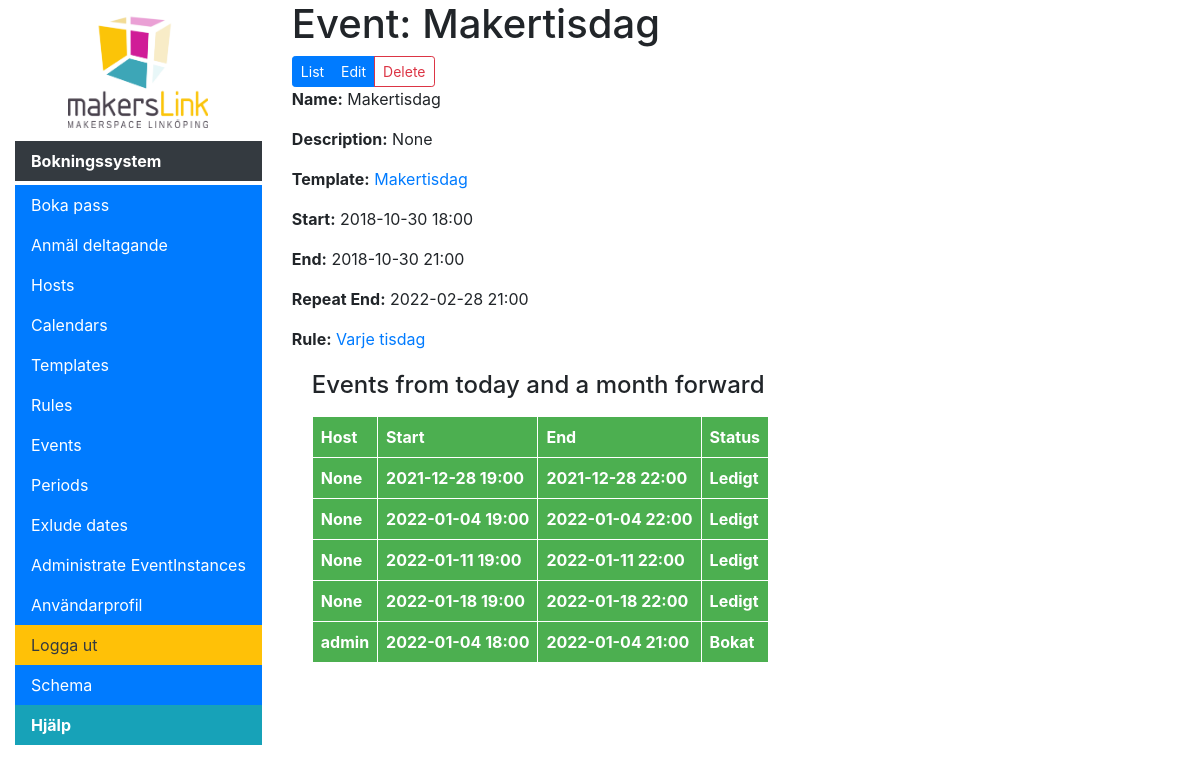
The app's page /scheduler/event/9 (signed in) with its own data.
### scheduler/models.py (models this page shows, shortened)
class Event(models.Model):
    name = models.CharField(
        max_length=50, help_text="Enter a human-friendly name for this type of Event")
    description = models.CharField(
        max_length=300, help_text="Enter a description for this type of Event", null=True, blank=True)
    template = models.ForeignKey('EventTemplate', on_delete=models.SET_NULL, null=True,
                                 help_text="Select a template for how scheduled Events will look in the calendar.")
    start = models.DateTimeField(
        help_text="Start of event repetition and start time of events", db_index=True)
    end = models.DateTimeField(
        help_text="End time of events, must be after start", db_index=True)
    repeat_end = models.DateTimeField(
        help_text="Date to end repetition, must be after start", null=True, blank=True)
    rule = models.ForeignKey('SchedulingRule', null=True, blank=True,
                             help_text="Select '----' for a one time only event.", on_delete=models.SET_NULL)
    class Meta:
        ordering = ["-start"]
        constraints = [
            models.CheckConstraint(
                check=Q(start__lt=F('end')),
                name='check_start_before_end'
            ),
            models.CheckConstraint(
                check=Q(start__lt=F('repeat_end')),
                name='check_start_before_repeat_end'
            ),
        ]
    def create_eventinstance(self, start, end=None):
        if end is None:
            end = start + (self.end - self.start)
        period = SchedulingPeriod.objects.filter(
            start__lte=start, end__gte=end)
        if period.count() == 1:
            period = period[0]
        else:
            period = None
        event = EventInstance(id=None, event=self, start=start,
                              end=end, status=0, period=period)
        return event
    def get_event_list(self, from_date, until_date):
        event_list = []
        if self.start > until_date:
            return event_list
        if self.rule is not None:
            event_duration = self.end - self.start
            if self.start > from_date:
                from_date = self.start
            else:
                tz = pytz.timezone(settings.TIME_ZONE)
                from_date = datetime.datetime.combine(from_date.date(), self.start.astimezone(
                    tz).time()).astimezone(pytz.timezone("utc"))
            if self.repeat_end and self.repeat_end < until_date:
                until_date = self.repeat_end
            start_list = self.rule.get_events(from_date, until_date)
            for startdate in start_list:
                event_instance = self.create_eventinstance(
                    startdate, startdate+event_duration)
                if event_instance.period:
                    event_list.append(event_instance)
        else:
            event_instance = self.create_eventinstance(self.start)
            if event_instance.period:
                event_list.append(event_instance)
        return event_list
    """
    Retrieves events between two dates
    If replace=True it replaces generated events with actual objects from DB
    If replace=False it removes generated events where there is an actual object in DB but does not replace it.
    """
    def get_events(self, from_date, until_date, replace=True):
        event_instances = self.eventinstance_set.all()
        event_replacer = EventReplacer(event_instances)
        generated_events = self.get_event_list(from_date, until_date)
        final_eventlist = []
        for event_instance in generated_events:
            if event_replacer.has_eventinstance(event_instance):
                if replace:
                    final_eventlist.append(
                        event_replacer.get_eventinstance(event_instance))
            else:
                final_eventlist.append(event_instance)
        if replace:
            final_eventlist += event_replacer.get_straggling_eventinstances(
                from_date, until_date)
        return final_eventlist

class EventTemplate(models.Model):
    name = models.CharField(
        max_length=50, help_text="Enter a human-friendly name for this template")
    count_key = models.CharField(
        max_length=1, help_text="Key displayed when counting participantcy", default='D')
    title = models.CharField(
        max_length=100, help_text="Enter title to be used for booking")
    header = models.CharField(
        max_length=200, help_text="Enter a, optional, header for the event to be inserted after the hosts name into the descriptionfield in the calendar event.", null=True, blank=True)
    body = models.TextField(
        max_length=1000, help_text="Enter a larger body of text to be inserted after the header in the description field in the calendar event", null=True, blank=True)
    num_participants = models.IntegerField(
        default=0, help_text="Number of participants, -1 for infinite")
    calendar = models.ForeignKey('SchedulingCalendar', on_delete=models.SET_NULL,
                                 null=True, help_text="Select the calendar to sync events to.")
    synchronize = models.BooleanField(
        default=True, help_text="If active, scheduled events will be synced to Google calendar upon creation.")
    class Meta:
        ordering = ["name"]
    def __str__(self):
        return self.name

class SchedulingRule(models.Model):
    freqs = (
        ("YEARLY", "Yearly"),
        ("MONTHLY", "Monthly"),
        ("WEEKLY", "Weekly"),
        ("DAILY", "Daily"),
    )
    _week_days = {
        'MO': MO,
        'TU': TU,
        'WE': WE,
        'TH': TH,
        'FR': FR,
        'SA': SA,
        'SU': SU
    }
    name = models.CharField(max_length=50)
    description = models.TextField()
    frequency = models.CharField("frequency", choices=freqs, max_length=10)
    params = models.TextField("params", blank=True)
    use_exclusions = models.BooleanField(default=True,
                                         help_text="If active, this rule for generating dates will ignore excluded dates generated dates falling on those dates will not be added.")
    def rrule_frequency(self):
        compatibility_dict = {
            'DAILY': DAILY,
            'MONTHLY': MONTHLY,
            'WEEKLY': WEEKLY,
            'YEARLY': YEARLY
        }
        return compatibility_dict[self.frequency]
    def _weekday_or_number(self, param):
        try:
            return int(param)
        except (TypeError, ValueError):
            uparam = str(param).upper()
            if uparam in SchedulingRule._week_days:
                return SchedulingRule._week_days[uparam]
    def get_params(self, extra_params=""):
        total_params = self.params + ";" + extra_params
        params = total_params.split(';')
        param_dict = []
        for param in params:
            param = param.split(':')
            if len(param) != 2:
                continue
            param = (
                str(param[0]).lower(),
                [x for x in
                 [self._weekday_or_number(v) for v in param[1].split(',')]
                 if x is not None],
            )
            if len(param[1]) == 1:
                param_value = self._weekday_or_number(param[1][0])
                param = (param[0], param_value)
            param_dict.append(param)
        return dict(param_dict)
    def get_events(self, dtstart=None, until=None, extra_params=""):
        params = self.get_params(extra_params=extra_params)
        if (('until' in params) and until):
            del params['until']
        if((until is None) and not('count' in params) and not('until' in params)):
            params['count'] = 10
        if(dtstart is None):
            dtstart = datetime.datetime.now()
        frequency = self.rrule_frequency()
        if until:
            until = until.astimezone(pytz.timezone(settings.TIME_ZONE))
            until = until.replace(tzinfo=None)
        dtstart = dtstart.astimezone(pytz.timezone(settings.TIME_ZONE))
        dtstart = dtstart.replace(tzinfo=None)
        rules = rruleset()
        rules.rrule(rrule(frequency, dtstart=dtstart, until=until, **params))
        if self.use_exclusions:
            if until:
                rule_exclusions = SchedulingRuleExclusion.objects.filter(
                    excluded_date__range=(dtstart.date(), until.date()))
            else:
                rule_exclusions = SchedulingRuleExclusion.objects.filter(
                    excluded_date__gte=dtstart.date())
            for rule_exclusion in rule_exclusions:
                excluded_date = rule_exclusion.excluded_date
                exclusion = dtstart.replace(
                    year=excluded_date.year, month=excluded_date.month, day=excluded_date.day)
                rules.exdate(exclusion)
        events = rules
        tz = pytz.timezone(settings.TIME_ZONE)
        updatedEvents = []
        for event in events:
            updatedEvents.append(tz.normalize(
                tz.localize(event)).astimezone(pytz.utc))
        return updatedEvents

class EventInstance(models.Model):
    STATUS = (
        (-1, 'Ombokning krävs'),
        (0, 'Ledigt'),
        (1, 'Bokat'),
        (2, 'Inställt'),
    )
    id = models.UUIDField(primary_key=True, default=uuid.uuid4,
                          editable=False, help_text="Unique ID for this bookinginstance")
    google_calendar_booking_id = models.CharField(
        max_length=300, help_text="Unique ID from google after instance is created", null=True, blank=True)
    host = models.ForeignKey(
        'accounts.User', on_delete=models.SET_NULL, null=True)
    participants = models.ManyToManyField(
        'accounts.User', related_name="participants", related_query_name="participant", blank=True)
    event = models.ForeignKey('Event', on_delete=models.SET_NULL, null=True)
    start = models.DateTimeField(help_text="Start of event")
    end = models.DateTimeField(help_text="End of event")
    status = models.IntegerField(
        default=0, choices=STATUS, help_text="Instance status")
    period = models.ForeignKey(
        'SchedulingPeriod', on_delete=models.SET_NULL, null=True, blank=True)
    unique_title = models.CharField(max_length=100, default="", blank=True,
                                    help_text="Enter title to be inserted before the header when cancelling, leave blank to use default: {}".format(settings.CANCELLED_TITLE))
    unique_description = models.CharField(max_length=400, default="", blank=True,
                                          help_text="Enter a description for a cancelled event, leave blank to use default: {}".format(settings.CANCELLED_DESCRIPTION))
    @property
    def statusText(self):
        return EventInstance.STATUS[self.status + 1][1]
    @property
    def title(self):
        return self.event.template.title
    @property
    def header(self):
        return self.event.template.header
    class Meta:
        ordering = ["start", "end"]
        unique_together = ('event', 'start', 'end')
        constraints = [
            models.CheckConstraint(
                check=Q(start__lt=F('end')),
                name='check_instance_start_before_end'
            ),
        ]
    def display_host(self):
        return ''.join([self.host.email])
    display_host.short_description = "Host"

### accounts/models.py (models this page shows, shortened)
class User(AbstractBaseUser, PermissionsMixin):
    USERNAME_FIELD = 'email'
    REQUIRED_FIELDS = ['slackId']
    class Meta:
        verbose_name = 'user'
        verbose_name_plural = 'users'
    objects = UserManager()
    slackIdValid = RegexValidator(r'^((?!@).)*$', 'Ange ditt slacknamn utan @-tecken.',
            code='invalid_slackId')
    email = models.EmailField(unique=True, verbose_name="E-post")
    slackId = models.CharField(max_length=100, verbose_name="Slacknamn", unique=True, blank=False, null=False, validators=[slackIdValid])
    is_active = models.BooleanField(default=False)
    is_staff = models.BooleanField(default=False)
    is_registration_complete = models.BooleanField(default=False)

### scheduler/views.py (the view)
# urls.py: path('event/<int:pk>', views.EventDetailView.as_view(), name='event-detail'),
class EventDetailView(UserIsStaffMixin, generic.DetailView):
    model = Event
    def get_context_data(self, **kwargs):
        start = datetime.now(timezone.utc).replace(
            hour=0, minute=0, second=0, microsecond=0)
        end = start+relativedelta(months=+1)
        context = super(EventDetailView, self).get_context_data(**kwargs)
        events = self.object.get_events(start, end)
        context['eventlist'] = events
        return context

### scheduler/context_processors.py (called while the page is built)
def extra_menu_processor(request):
    extra = {}
    if hasattr(settings, "MENU_TITLE"):
    	extra['menu_title'] = settings.MENU_TITLE
    if hasattr(settings, "LOGO"):
        extra['logo'] = settings.LOGO
    if hasattr(settings, "MENU_EXTRA"):
        extra['menu_extra'] = settings.MENU_EXTRA
    return extra

### scheduler/models.py (called while the page is built)
    def has_eventinstance(self, event_instance):
        try:
            return (event_instance.event.id, event_instance.start, event_instance.end) in self.lookup
        except TypeError:
            if not self.lookup:
                return False
            else:
                raise TypeError(
                    'A problem with checking if an actual EventInstace exists occured!')

    def get_straggling_eventinstances(self, from_date, until_date):
        return [event_instance for _, event_instance in list(self.lookup.items()) if (event_instance.start < until_date and event_instance.start >= from_date and not event_instance.status == 2)]

### scheduler/views.py (called while the page is built)
    def test_func(self):
        return self.request.user.is_staff

### scheduler/templates/scheduler/event_detail.html (shortened to what this page needs)
{% extends "base_generic.html" %}
{% block content %}
  <h1>Event: {{ event.name }}</h1>
  <div class="btn-toolbar">
    <div class="btn-group btn-group-toggle">
      <a class="btn btn-primary btn-sm" role="button" href="{% url 'events' %}">List</a>
      <a class="btn btn-primary btn-sm" role="button" href="{% url 'event-update' pk=event.pk %}">Edit</a>
      <a class="btn btn-outline-danger btn-sm" role="button" href="{% url 'event-delete' pk=event.pk %}">Delete</a>
    </div>
  </div>
  <p><strong>Name:</strong> {{ event.name }}</p>
  <p><strong>Description:</strong> {{ event.description }}</p>
  <p><strong>Template:</strong> <a href="{% url 'template-detail' pk=event.template.pk %}">{{ event.template }}</a></p>
  <p><strong>Start:</strong> {{ event.start |date:"Y-m-d H:i"}}</p>
  <p><strong>End:</strong> {{ event.end |date:"Y-m-d H:i"}}</p>
  <p><strong>Repeat End:</strong> {{ event.repeat_end |date:"Y-m-d H:i"}}</p>
  {% if event.rule is None %}
    <p><strong>Rule:</strong> No rule set</p>
  {% else %}
    <p><strong>Rule:</strong> <a href="{% url 'rule-detail' pk=event.rule.pk %}">{{ event.rule.name }}</a></p>
  {% endif %}
  <div style="margin-left:20px;margin-top:20px">
    <h4>Events from today and a month forward</h4>
    <table>
      <tr>
        <th>Host</th>
        <th>Start</th>
        <th>End</th>
        <th>Status</th>
      </tr>
      {% for event in eventlist %}
        <tr>
          <th>{{ event.host }}</th>
          <th>{{ event.start |date:"Y-m-d H:i"}}</th>
          <th>{{ event.end |date:"Y-m-d H:i"}}</th>
          <th>{{ event.statusText }}</th>
        </tr>
      {% endfor %}
    </table>
  </div>
{% endblock %}

### scheduler/templates/base_generic.html (style rules this page uses)
td, th { border: 1px solid #FFFFFF; padding: 8px; }
th { background: #4CAF50; color: white; }

### records on screen
Event: name "Makertisdag", description "None", template "Makertisdag", start "2018-10-30 18:00", end "2018-10-30 21:00", repeat_end "2022-02-28 21:00", rule.name "Varje tisdag"
EventInstance: host "admin", start "2022-01-04 18:00", end "2022-01-04 21:00", statusText "Bokat"

### other values on screen
{{ menu_title }} "Bokningssystem"
{{ menu_item.name }} "Schema" "Hjälp"
{{ event.host }} "None" "None" "None" "None"
{{ event.start |date:"Y-m-d H:i" }} "2021-12-28 19:00" "2022-01-04 19:00" "2022-01-11 19:00" "2022-01-18 19:00"
{{ event.end |date:"Y-m-d H:i" }} "2021-12-28 22:00" "2022-01-04 22:00" "2022-01-11 22:00" "2022-01-18 22:00"
{{ event.statusText }} "Ledigt" "Ledigt" "Ledigt" "Ledigt"
